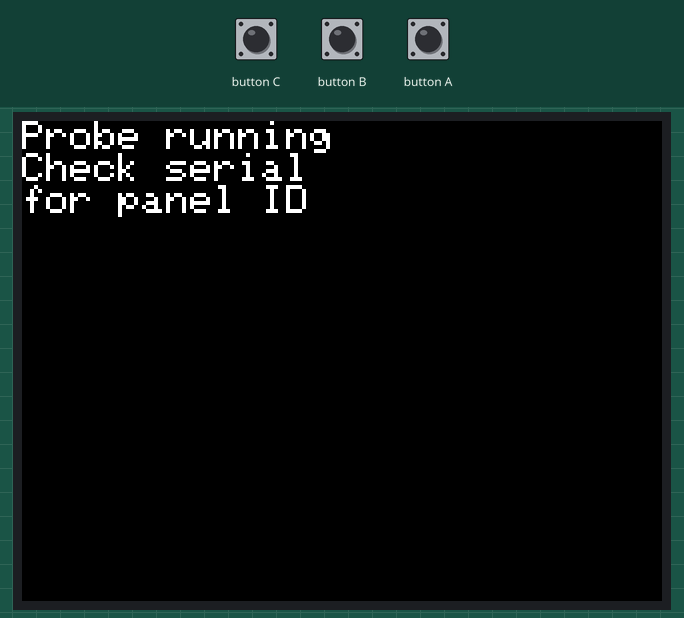
This sketch was run on a simulated ESP32-S3. On the bench: 320×240 colour display. What the sketch prints to the serial monitor is not drawn.

Above: at 0.8 s.

The sketch:

AtomS3R-Display-Probe.ino
```cpp
// AtomS3R-Display-Probe.ino
//
// Purpose: identify whether an AtomS3R has a GC9107 or an ST7735 display.
// The display is on a write-only-ish 3-wire SPI bus (no MISO pin), so no
// host-side CLI (esptool, system_profiler, ...) can ask it directly.
// Code running ON the ESP32-S3 has to send the MIPI DCS RDDID command
// (0x04) over SPI and read the reply back on the shared MOSI/SDA line.
//
// This sketch does not do that read itself: M5GFX already does it during
// M5.begin(), and logs the result. Just upload, open the serial monitor
// at 115200, press reset, and look for one of:
//
//   [Autodetect] board_M5AtomS3R (ST7735)
//   [Autodetect] board_M5AtomS3R (GC9107)
//
// That line is the answer. (M5GFX source: src/M5GFX.cpp, AtomS3R case:
// ST7735 when the RDDID low 16 bits are 0x7683 or 0x897C -- the shifted
// form of the ST7735S 0x7C89F0 ID -- GC9107 when the low 24 bits are
// 0x079100. Some GC9107 batches only answer at a 100 kHz probe clock;
// M5GFX re-probes slowly before giving up.)
//
// IMPORTANT before flashing anything:
//   Back up the current flash first, e.g.:
//     python3 -m esptool --chip esp32s3 -p /dev/cu.usbmodemXXXX \
//       read-flash 0 0x800000 atoms3r-factory.bin
//   Flashing this sketch overwrites whatever firmware is on the device.
//
// Build (Arduino IDE, easiest for a one-off):
//   1. Boards Manager: install "esp32" by Espressif, select board M5AtomS3R.
//   2. Library Manager: install M5Unified (>= 0.2.17) and M5GFX (>= 0.2.22).
//   3. Tools > Core Debug Level > Info   (or higher -- without this the
//      [Autodetect] line, which is an ESP_LOGI message, will not print).
//   4. Upload, then Tools > Serial Monitor at 115200 baud, press reset.
//
// Build (arduino-cli, on an M4 Mac):
//   brew install arduino-cli
//   arduino-cli core install esp32:esp32
//   arduino-cli lib install M5Unified   # pulls in M5GFX
//   arduino-cli compile --fqbn esp32:esp32:M5AtomS3R --build-property \
//     build.extra_flags=-DCORE_DEBUG_LEVEL=3 AtomS3R-Display-Probe.ino
//   arduino-cli upload -p /dev/cu.usbmodemXXXX \
//     --fqbn esp32:esp32:M5AtomS3R AtomS3R-Display-Probe.ino
//   arduino-cli monitor -p /dev/cu.usbmodemXXXX -c baudrate=115200
//   (If the M5AtomS3R fqbn name differs in your installed core version,
//   use the Arduino IDE board selector instead of guessing the fqbn.)

#include <M5Unified.h>

void setup()
{
  Serial.begin(115200);
  delay(500);

  auto cfg = M5.config();
  M5.begin(cfg);

  // M5.begin() already ran M5GFX autodetection and logged the panel.
  // These lines are just a sanity check that the sketch is running and
  // that the display M5GFX picked can actually draw.
  Serial.printf("M5 board id: %d\n", (int)M5.getBoard());
  Serial.println("Look above for: [Autodetect] board_M5AtomS3R (ST7735|GC9107)");

  M5.Display.setTextSize(2);
  M5.Display.clear(TFT_BLACK);
  M5.Display.setCursor(0, 0);
  M5.Display.println("Probe running");
  M5.Display.println("Check serial");
  M5.Display.println("for panel ID");
}

void loop()
{
  M5.update();
  delay(100);
}
```
